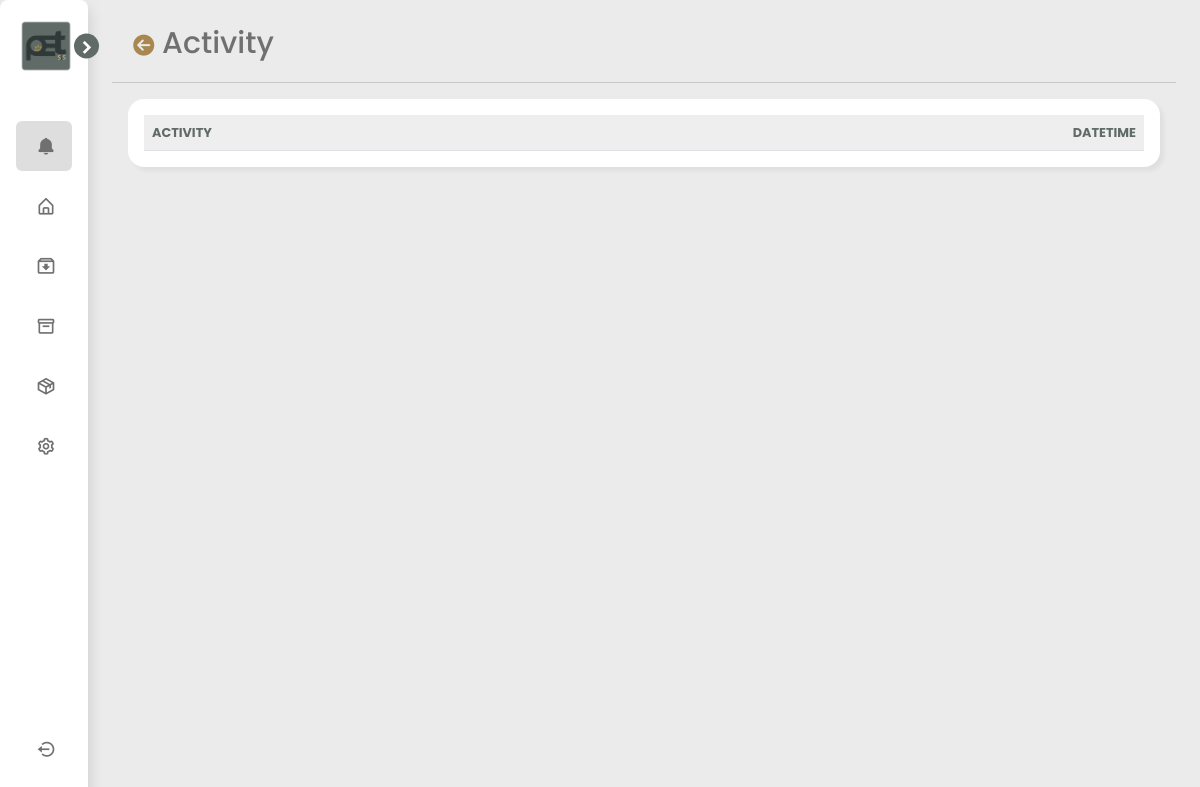
The app's page /activity (signed in), older data.
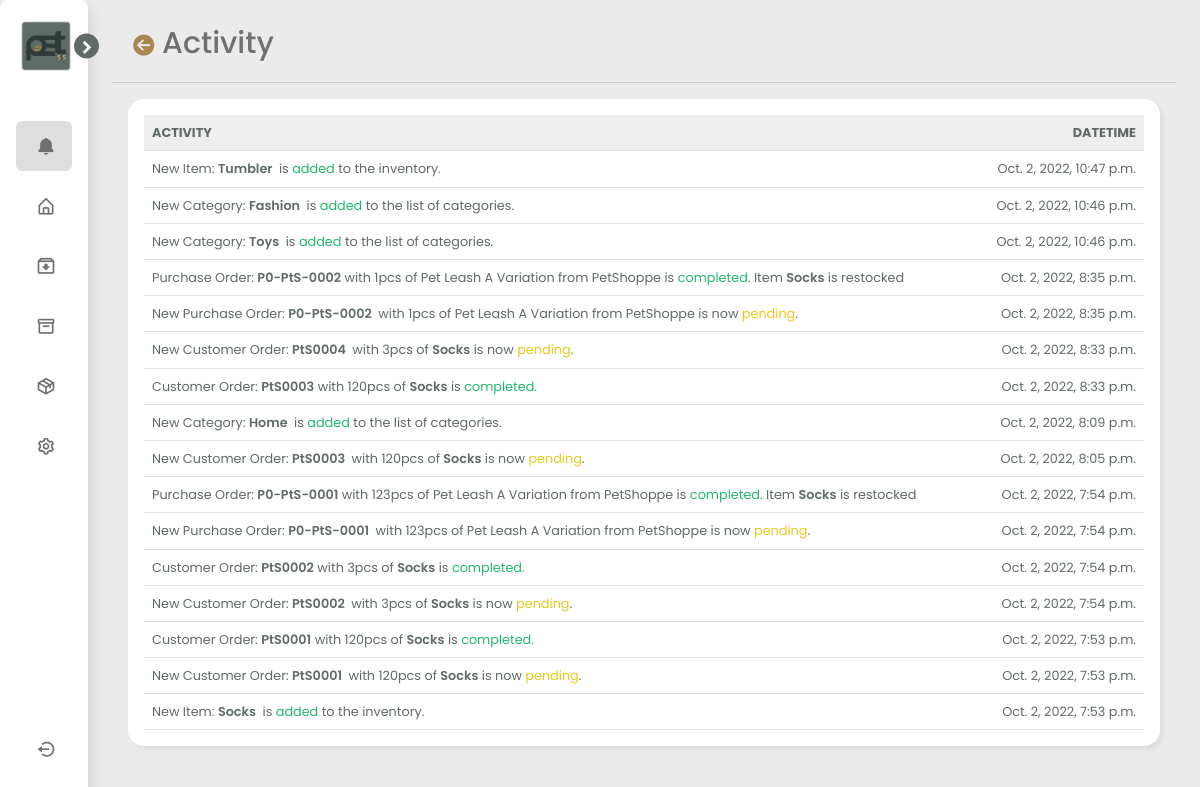
The same page, newer data.
### petsis_app/models.py (models this page shows)
class Activity(models.Model):
   user = models.ForeignKey(User, on_delete=models.CASCADE, related_name="user_activity")
   act = models.CharField(max_length=250)
   act_datetime = models.DateTimeField(default=timezone.now)

### petsis_app/views.py (the view)
# urls.py: path("activity", views.activity, name="activity"),
@login_required
def activity(request):
    username = request.user.get_username()
    user = User.objects.get(username=username)
    rec_act = Activity.objects.filter(user=user).order_by('-id')
    context ={
        "rec_act": rec_act,
    }
    return render(request, "petsis_app/recent_activity.html", context)

### petsis_app/templates/petsis_app/recent_activity.html (shortened to what this page needs)
{% extends 'petsis_app/layout.html' %}
{% load static %}
{% block page_header %}
<a href="{% url 'index' %}"><i class="fa-solid fa-circle-arrow-left back-bttn"></i></a> Activity
{% endblock%}
{% block content %}
<link href="{% static 'petsis_app/css/style-orders.css' %}" rel="stylesheet">
<link href="{% static 'petsis_app/css/style-orderhistory.css' %}" rel="stylesheet">
<link href="{% static 'petsis_app/css/style-recentactivity.css' %}" rel="stylesheet">
<div class="order-card card m-3" id="activecard">
    <div class="card-body">
        <div class="table-responsive">
            <table id="activity" class="table mb-0">
                <thead>
                    <tr>
                        <th scope="col">ACTIVITY</th>
                        <th scope="col" class="text-end">DATETIME</th>
                    </tr>
                </thead>
                <tbody>
                        {% for act in rec_act %}
                            <tr>
                                <td>{{ act.act|safe }}</td>
                                <td class ="text-end">{{ act.act_datetime }}</td>
                            </tr>
                        {% endfor %}
                    </tbody>
                </table>
            </div>
        </div>
</div>
{% endblock %}

Row changes from the older to the newer data that the page shows:
added Activity: act "New Item: Tumbler is added to the inventory.", act_datetime "Oct. 2, 2022, 10:47 p.m."
added Activity: act "New Category: Fashion is added to the list of categories.", act_datetime "Oct. 2, 2022, 10:46 p.m."
added Activity: act "New Category: Toys is added to the list of categories.", act_datetime "Oct. 2, 2022, 10:46 p.m."
added Activity: act "Purchase Order: P0-PtS-0002 with 1pcs of Pet Leash A Variation from PetShoppe is completed . Item Socks is restocked", act_datetime "Oct. 2, 2022, 8:35 p.m."
added Activity: act "New Purchase Order: P0-PtS-0002 with 1pcs of Pet Leash A Variation from PetShoppe is now pending .", act_datetime "Oct. 2, 2022, 8:35 p.m."
added Activity: act "New Customer Order: PtS0004 with 3pcs of Socks is now pending .", act_datetime "Oct. 2, 2022, 8:33 p.m."
added Activity: act "Customer Order: PtS0003 with 120pcs of Socks is completed .", act_datetime "Oct. 2, 2022, 8:33 p.m."
added Activity: act "New Category: Home is added to the list of categories.", act_datetime "Oct. 2, 2022, 8:09 p.m."
added Activity: act "New Customer Order: PtS0003 with 120pcs of Socks is now pending .", act_datetime "Oct. 2, 2022, 8:05 p.m."
added Activity: act "Purchase Order: P0-PtS-0001 with 123pcs of Pet Leash A Variation from PetShoppe is completed . Item Socks is restocked", act_datetime "Oct. 2, 2022, 7:54 p.m."
added Activity: act "New Purchase Order: P0-PtS-0001 with 123pcs of Pet Leash A Variation from PetShoppe is now pending .", act_datetime "Oct. 2, 2022, 7:54 p.m."
added Activity: act "Customer Order: PtS0002 with 3pcs of Socks is completed .", act_datetime "Oct. 2, 2022, 7:54 p.m."
added Activity: act "New Customer Order: PtS0002 with 3pcs of Socks is now pending .", act_datetime "Oct. 2, 2022, 7:54 p.m."
added Activity: act "Customer Order: PtS0001 with 120pcs of Socks is completed .", act_datetime "Oct. 2, 2022, 7:53 p.m."
added Activity: act "New Customer Order: PtS0001 with 120pcs of Socks is now pending .", act_datetime "Oct. 2, 2022, 7:53 p.m."
added Activity: act "New Item: Socks is added to the inventory.", act_datetime "Oct. 2, 2022, 7:53 p.m."
